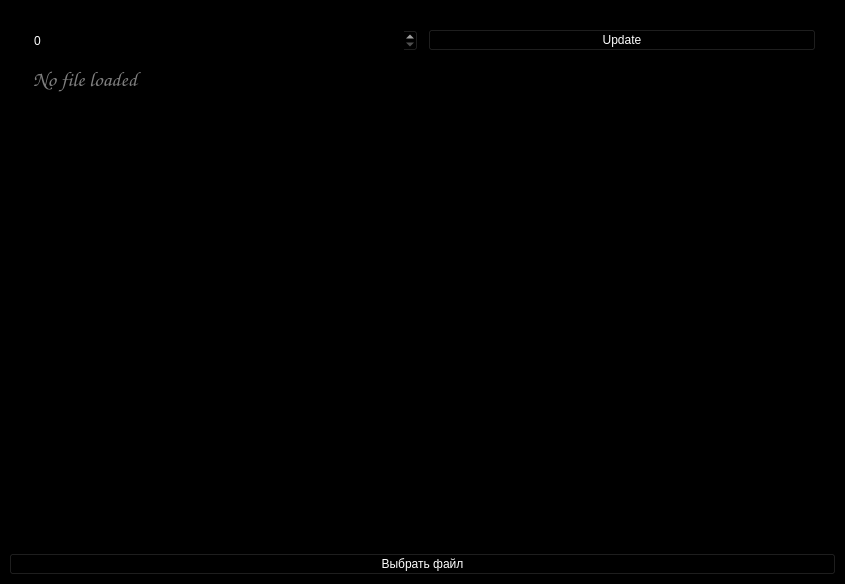
<?xml version="1.0" encoding="UTF-8"?>
<ui version="4.0">
 <class>MainWindow</class>
 <widget class="QMainWindow" name="MainWindow">
  <property name="geometry">
   <rect>
    <x>0</x>
    <y>0</y>
    <width>845</width>
    <height>584</height>
   </rect>
  </property>
  <property name="palette">
   <palette>
    <active>
     <colorrole role="WindowText">
      <brush brushstyle="SolidPattern">
       <color alpha="255">
        <red>255</red>
        <green>255</green>
        <blue>255</blue>
       </color>
      </brush>
     </colorrole>
     <colorrole role="Button">
      <brush brushstyle="SolidPattern">
       <color alpha="255">
        <red>0</red>
        <green>0</green>
        <blue>0</blue>
       </color>
      </brush>
     </colorrole>
     <colorrole role="Light">
      <brush brushstyle="SolidPattern">
       <color alpha="255">
        <red>0</red>
        <green>0</green>
        <blue>0</blue>
       </color>
      </brush>
     </colorrole>
     <colorrole role="Midlight">
      <brush brushstyle="SolidPattern">
       <color alpha="255">
        <red>0</red>
        <green>0</green>
        <blue>0</blue>
       </color>
      </brush>
     </colorrole>
     <colorrole role="Dark">
      <brush brushstyle="SolidPattern">
       <color alpha="255">
        <red>0</red>
        <green>0</green>
        <blue>0</blue>
       </color>
      </brush>
     </colorrole>
     <colorrole role="Mid">
      <brush brushstyle="SolidPattern">
       <color alpha="255">
        <red>0</red>
        <green>0</green>
        <blue>0</blue>
       </color>
      </brush>
     </colorrole>
     <colorrole role="Text">
      <brush brushstyle="SolidPattern">
       <color alpha="255">
        <red>255</red>
        <green>255</green>
        <blue>255</blue>
       </color>
      </brush>
     </colorrole>
     <colorrole role="BrightText">
      <brush brushstyle="SolidPattern">
       <color alpha="255">
        <red>255</red>
        <green>255</green>
        <blue>255</blue>
       </color>
      </brush>
     </colorrole>
     <colorrole role="ButtonText">
      <brush brushstyle="SolidPattern">
       <color alpha="255">
        <red>255</red>
        <green>255</green>
        <blue>255</blue>
       </color>
      </brush>
     </colorrole>
     <colorrole role="Base">
      <brush brushstyle="SolidPattern">
       <color alpha="255">
        <red>0</red>
        <green>0</green>
        <blue>0</blue>
       </color>
      </brush>
     </colorrole>
     <colorrole role="Window">
      <brush brushstyle="SolidPattern">
       <color alpha="255">
        <red>0</red>
        <green>0</green>
        <blue>0</blue>
       </color>
      </brush>
     </colorrole>
     <colorrole role="Shadow">
      <brush brushstyle="SolidPattern">
       <color alpha="255">
        <red>0</red>
        <green>0</green>
        <blue>0</blue>
       </color>
      </brush>
     </colorrole>
     <colorrole role="AlternateBase">
      <brush brushstyle="SolidPattern">
       <color alpha="255">
        <red>0</red>
        <green>0</green>
        <blue>0</blue>
       </color>
      </brush>
     </colorrole>
     <colorrole role="ToolTipBase">
      <brush brushstyle="SolidPattern">
       <color alpha="255">
        <red>255</red>
        <green>255</green>
        <blue>220</blue>
       </color>
      </brush>
     </colorrole>
     <colorrole role="ToolTipText">
      <brush brushstyle="SolidPattern">
       <color alpha="255">
        <red>0</red>
        <green>0</green>
        <blue>0</blue>
       </color>
      </brush>
     </colorrole>
     <colorrole role="PlaceholderText">
      <brush brushstyle="SolidPattern">
       <color alpha="127">
        <red>255</red>
        <green>255</green>
        <blue>255</blue>
       </color>
      </brush>
     </colorrole>
     <colorrole role="Accent">
      <brush brushstyle="SolidPattern">
       <color alpha="255">
        <red>0</red>
        <green>0</green>
        <blue>0</blue>
       </color>
      </brush>
     </colorrole>
    </active>
    <inactive>
     <colorrole role="WindowText">
      <brush brushstyle="SolidPattern">
       <color alpha="255">
        <red>255</red>
        <green>255</green>
        <blue>255</blue>
       </color>
      </brush>
     </colorrole>
     <colorrole role="Button">
      <brush brushstyle="SolidPattern">
       <color alpha="255">
        <red>0</red>
        <green>0</green>
        <blue>0</blue>
       </color>
      </brush>
     </colorrole>
     <colorrole role="Light">
      <brush brushstyle="SolidPattern">
       <color alpha="255">
        <red>0</red>
        <green>0</green>
        <blue>0</blue>
       </color>
      </brush>
     </colorrole>
     <colorrole role="Midlight">
      <brush brushstyle="SolidPattern">
       <color alpha="255">
        <red>0</red>
        <green>0</green>
        <blue>0</blue>
       </color>
      </brush>
     </colorrole>
     <colorrole role="Dark">
      <brush brushstyle="SolidPattern">
       <color alpha="255">
        <red>0</red>
        <green>0</green>
        <blue>0</blue>
       </color>
      </brush>
     </colorrole>
     <colorrole role="Mid">
      <brush brushstyle="SolidPattern">
       <color alpha="255">
        <red>0</red>
        <green>0</green>
        <blue>0</blue>
       </color>
      </brush>
     </colorrole>
     <colorrole role="Text">
      <brush brushstyle="SolidPattern">
       <color alpha="255">
        <red>255</red>
        <green>255</green>
        <blue>255</blue>
       </color>
      </brush>
     </colorrole>
     <colorrole role="BrightText">
      <brush brushstyle="SolidPattern">
       <color alpha="255">
        <red>255</red>
        <green>255</green>
        <blue>255</blue>
       </color>
      </brush>
     </colorrole>
     <colorrole role="ButtonText">
      <brush brushstyle="SolidPattern">
       <color alpha="255">
        <red>255</red>
        <green>255</green>
        <blue>255</blue>
       </color>
      </brush>
     </colorrole>
     <colorrole role="Base">
      <brush brushstyle="SolidPattern">
       <color alpha="255">
        <red>0</red>
        <green>0</green>
        <blue>0</blue>
       </color>
      </brush>
     </colorrole>
     <colorrole role="Window">
      <brush brushstyle="SolidPattern">
       <color alpha="255">
        <red>0</red>
        <green>0</green>
        <blue>0</blue>
       </color>
      </brush>
     </colorrole>
     <colorrole role="Shadow">
      <brush brushstyle="SolidPattern">
       <color alpha="255">
        <red>0</red>
        <green>0</green>
        <blue>0</blue>
       </color>
      </brush>
     </colorrole>
     <colorrole role="AlternateBase">
      <brush brushstyle="SolidPattern">
       <color alpha="255">
        <red>0</red>
        <green>0</green>
        <blue>0</blue>
       </color>
      </brush>
     </colorrole>
     <colorrole role="ToolTipBase">
      <brush brushstyle="SolidPattern">
       <color alpha="255">
        <red>255</red>
        <green>255</green>
        <blue>220</blue>
       </color>
      </brush>
     </colorrole>
     <colorrole role="ToolTipText">
      <brush brushstyle="SolidPattern">
       <color alpha="255">
        <red>0</red>
        <green>0</green>
        <blue>0</blue>
       </color>
      </brush>
     </colorrole>
     <colorrole role="PlaceholderText">
      <brush brushstyle="SolidPattern">
       <color alpha="127">
        <red>255</red>
        <green>255</green>
        <blue>255</blue>
       </color>
      </brush>
     </colorrole>
     <colorrole role="Accent">
      <brush brushstyle="SolidPattern">
       <color alpha="255">
        <red>0</red>
        <green>0</green>
        <blue>0</blue>
       </color>
      </brush>
     </colorrole>
    </inactive>
    <disabled>
     <colorrole role="WindowText">
      <brush brushstyle="SolidPattern">
       <color alpha="255">
        <red>0</red>
        <green>0</green>
        <blue>0</blue>
       </color>
      </brush>
     </colorrole>
     <colorrole role="Button">
      <brush brushstyle="SolidPattern">
       <color alpha="255">
        <red>0</red>
        <green>0</green>
        <blue>0</blue>
       </color>
      </brush>
     </colorrole>
     <colorrole role="Light">
      <brush brushstyle="SolidPattern">
       <color alpha="255">
        <red>0</red>
        <green>0</green>
        <blue>0</blue>
       </color>
      </brush>
     </colorrole>
     <colorrole role="Midlight">
      <brush brushstyle="SolidPattern">
       <color alpha="255">
        <red>0</red>
        <green>0</green>
        <blue>0</blue>
       </color>
      </brush>
     </colorrole>
     <colorrole role="Dark">
      <brush brushstyle="SolidPattern">
       <color alpha="255">
        <red>0</red>
        <green>0</green>
        <blue>0</blue>
       </color>
      </brush>
     </colorrole>
     <colorrole role="Mid">
      <brush brushstyle="SolidPattern">
       <color alpha="255">
        <red>0</red>
        <green>0</green>
        <blue>0</blue>
       </color>
      </brush>
     </colorrole>
     <colorrole role="Text">
      <brush brushstyle="SolidPattern">
       <color alpha="255">
        <red>0</red>
        <green>0</green>
        <blue>0</blue>
       </color>
      </brush>
     </colorrole>
     <colorrole role="BrightText">
      <brush brushstyle="SolidPattern">
       <color alpha="255">
        <red>255</red>
        <green>255</green>
        <blue>255</blue>
       </color>
      </brush>
     </colorrole>
     <colorrole role="ButtonText">
      <brush brushstyle="SolidPattern">
       <color alpha="255">
        <red>0</red>
        <green>0</green>
        <blue>0</blue>
       </color>
      </brush>
     </colorrole>
     <colorrole role="Base">
      <brush brushstyle="SolidPattern">
       <color alpha="255">
        <red>0</red>
        <green>0</green>
        <blue>0</blue>
       </color>
      </brush>
     </colorrole>
     <colorrole role="Window">
      <brush brushstyle="SolidPattern">
       <color alpha="255">
        <red>0</red>
        <green>0</green>
        <blue>0</blue>
       </color>
      </brush>
     </colorrole>
     <colorrole role="Shadow">
      <brush brushstyle="SolidPattern">
       <color alpha="255">
        <red>0</red>
        <green>0</green>
        <blue>0</blue>
       </color>
      </brush>
     </colorrole>
     <colorrole role="AlternateBase">
      <brush brushstyle="SolidPattern">
       <color alpha="255">
        <red>0</red>
        <green>0</green>
        <blue>0</blue>
       </color>
      </brush>
     </colorrole>
     <colorrole role="ToolTipBase">
      <brush brushstyle="SolidPattern">
       <color alpha="255">
        <red>255</red>
        <green>255</green>
        <blue>220</blue>
       </color>
      </brush>
     </colorrole>
     <colorrole role="ToolTipText">
      <brush brushstyle="SolidPattern">
       <color alpha="255">
        <red>0</red>
        <green>0</green>
        <blue>0</blue>
       </color>
      </brush>
     </colorrole>
     <colorrole role="PlaceholderText">
      <brush brushstyle="SolidPattern">
       <color alpha="127">
        <red>0</red>
        <green>0</green>
        <blue>0</blue>
       </color>
      </brush>
     </colorrole>
     <colorrole role="Accent">
      <brush brushstyle="SolidPattern">
       <color alpha="255">
        <red>0</red>
        <green>0</green>
        <blue>0</blue>
       </color>
      </brush>
     </colorrole>
    </disabled>
   </palette>
  </property>
  <property name="windowTitle">
   <string>MainWindow</string>
  </property>
  <property name="autoFillBackground">
   <bool>false</bool>
  </property>
  <property name="styleSheet">
   <string notr="true"/>
  </property>
  <property name="dockNestingEnabled">
   <bool>false</bool>
  </property>
  <property name="unifiedTitleAndToolBarOnMac">
   <bool>false</bool>
  </property>
  <widget class="QWidget" name="centralwidget">
   <layout class="QVBoxLayout" name="verticalLayout">
    <item>
     <widget class="QScrollArea" name="scrollArea">
      <property name="frameShape">
       <enum>QFrame::Shape::NoFrame</enum>
      </property>
      <property name="frameShadow">
       <enum>QFrame::Shadow::Plain</enum>
      </property>
      <property name="widgetResizable">
       <bool>true</bool>
      </property>
      <widget class="QWidget" name="scrollAreaWidgetContents">
       <property name="geometry">
        <rect>
         <x>0</x>
         <y>0</y>
         <width>827</width>
         <height>536</height>
        </rect>
       </property>
       <property name="sizePolicy">
        <sizepolicy hsizetype="Expanding" vsizetype="Expanding">
         <horstretch>40</horstretch>
         <verstretch>40</verstretch>
        </sizepolicy>
       </property>
       <layout class="QVBoxLayout" name="verticalLayout_2" stretch="0,0">
        <property name="spacing">
         <number>10</number>
        </property>
        <property name="leftMargin">
         <number>20</number>
        </property>
        <property name="topMargin">
         <number>20</number>
        </property>
        <property name="rightMargin">
         <number>20</number>
        </property>
        <property name="bottomMargin">
         <number>20</number>
        </property>
        <item>
         <layout class="QHBoxLayout" name="horizontalLayout">
          <item>
           <widget class="QSpinBox" name="spin"/>
          </item>
          <item>
           <widget class="QPushButton" name="upd">
            <property name="text">
             <string>Update</string>
            </property>
           </widget>
          </item>
         </layout>
        </item>
        <item>
         <widget class="QTextBrowser" name="label">
          <property name="font">
           <font>
            <family>Comic Sans MS</family>
            <pointsize>16</pointsize>
           </font>
          </property>
          <property name="styleSheet">
           <string notr="true"/>
          </property>
          <property name="frameShape">
           <enum>QFrame::Shape::NoFrame</enum>
          </property>
          <property name="frameShadow">
           <enum>QFrame::Shadow::Plain</enum>
          </property>
          <property name="lineWrapMode">
           <enum>QTextEdit::LineWrapMode::WidgetWidth</enum>
          </property>
          <property name="html">
           <string>&lt;!DOCTYPE HTML PUBLIC &quot;-//W3C//DTD HTML 4.0//EN&quot; &quot;http://www.w3.org/TR/REC-html40/strict.dtd&quot;&gt;
&lt;html&gt;&lt;head&gt;&lt;meta name=&quot;qrichtext&quot; content=&quot;1&quot; /&gt;&lt;meta charset=&quot;utf-8&quot; /&gt;&lt;style type=&quot;text/css&quot;&gt;
p, li { white-space: pre-wrap; }
hr { height: 1px; border-width: 0; }
li.unchecked::marker { content: &quot;\2610&quot;; }
li.checked::marker { content: &quot;\2612&quot;; }
&lt;/style&gt;&lt;/head&gt;&lt;body style=&quot; font-family:'Comic Sans MS'; font-size:16pt; font-weight:400; font-style:normal;&quot;&gt;
&lt;p style=&quot;-qt-paragraph-type:empty; margin-top:0px; margin-bottom:0px; margin-left:0px; margin-right:0px; -qt-block-indent:0; text-indent:0px; font-size:20pt;&quot;&gt;&lt;br /&gt;&lt;/p&gt;&lt;/body&gt;&lt;/html&gt;</string>
          </property>
          <property name="overwriteMode">
           <bool>false</bool>
          </property>
          <property name="placeholderText">
           <string>No file loaded</string>
          </property>
          <property name="openExternalLinks">
           <bool>true</bool>
          </property>
         </widget>
        </item>
       </layout>
      </widget>
     </widget>
    </item>
    <item>
     <widget class="QPushButton" name="mainButton">
      <property name="text">
       <string>Выбрать файл</string>
      </property>
     </widget>
    </item>
   </layout>
  </widget>
 </widget>
 <resources/>
 <connections/>
</ui>
